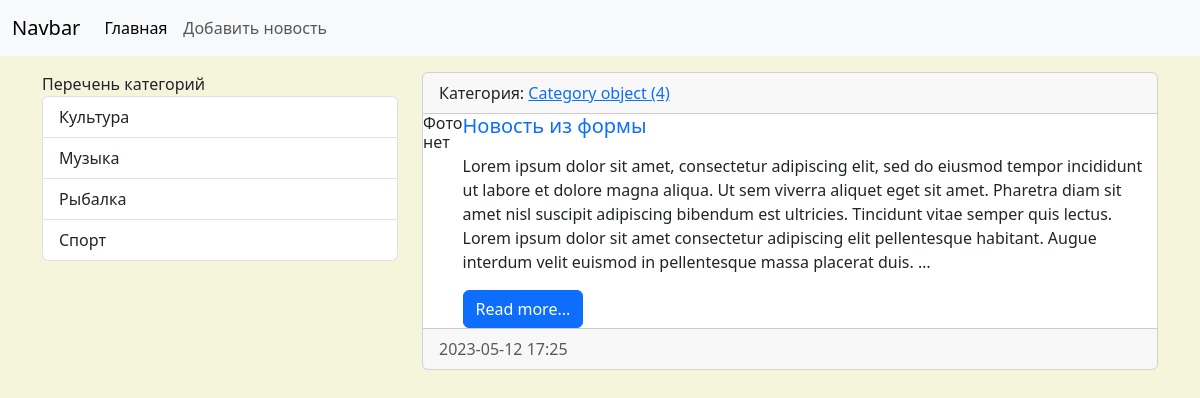
The app's page /news/news/5 with its own data.
### News/models.py (models this page shows, shortened)
class Category(models.Model):
    title = models.CharField(max_length=150, db_index=True, verbose_name='Категория')
    def get_absolute_url(self):
        return reverse_lazy('Category', kwargs={'category_id': self.pk})
    class Meta:
        verbose_name = 'Категория'
        verbose_name_plural = 'Категории'
        ordering = ['title']

class News(models.Model):
    title = models.CharField(max_length=150, verbose_name='Заголовок')
    content = models.TextField(blank=True, verbose_name='Текст')
    created_at = models.DateTimeField(auto_now_add=True, verbose_name='Время создания')
    updated_at = models.DateTimeField(auto_now=True, verbose_name='Время изменения')
    photo = models.ImageField(upload_to='media/%Y/%m/%d', verbose_name='Фото')
    is_published = models.BooleanField(default=True, verbose_name='Публикация')
    category = models.ForeignKey('Category', on_delete=models.PROTECT, null=True, verbose_name='Категория')
    class Meta:
        verbose_name='Новость'
        verbose_name_plural='Новости'
        ordering = ['-created_at']

### News/views.py (the view)
# urls.py: path('news/<int:news_id>', view_news, name='View_news'),
def view_news(request, news_id):
    news_i = get_object_or_404(News, pk=news_id)
    context = {
        'news_i': news_i
    }
    return render(request, 'News/view_news.html', context=context)

### News/templatetags/news_tags.py (called while the page is built)
@register.simple_tag(name='get_list_categories')
def get_categories():
    return Category.objects.all()

@register.inclusion_tag('News/list_categories.html')
def show_categories(arg1='Перечень', arg2='категорий'):
    categories = Category.objects.all()
    return {'categories': categories, 'arg1': arg1, 'arg2': arg2}

### News/templates/News/view_news.html (shortened to what this page needs)
{% extends 'base.html' %}
{% block sidebar %}
    {% include 'inc/_sidebar.html' %}
{% endblock %}
{% block content %}
    <div class="card mb-3">
        <div class="card-header">
            Категория: <a href="{{ i.category.get_absolute_url }}"> {{news_i.category}} </a>
        </div>
        <div class="media" style="display: flex">
            <div class="media-photo">
                {% if i.photo %}
                <img src="{{ news_i.photo.url }}" class="mr-3" width="350" alt="Photo">
                {% else %}
                <h6> Фото нет </h6>
                {% endif %}
            </div>
            <div class="media-body">
                <h5 class="card-title {% cycle 'text-primary' 'text-success' 'text-danger' %}">{{news_i.title}}</h5>
                {% autoescape off %}
                <p class="card-text">{{news_i.content|truncatewords:60|linebreaks }}</p>
                {% endautoescape %}
                <a href="#" class="btn btn-primary">Read more...</a>
            </div>
        </div>
        <div class="card-footer text-body-secondary">
            {{ news_i.created_at|date:'Y-m-d H:i' }}
        </div>
    </div>
{% endblock %}

### News/templates/News/list_categories.html
{% load news_tags %}
<div class="list-group">
    {{ arg1 }} {{ arg2 }}
    {% for cat in categories %}
        <a href="{{ cat.get_absolute_url }}" class="list-group-item list-group-item-action">{{ cat.title }}</a>
    {% endfor %}
</div>

### NewsPoject/static/css/style.css (style rules this page uses)
body { background-color: beige; }

### records on screen
Category: title "Культура"
Category: title "Музыка"
Category: title "Рыбалка"
Category: title "Спорт"
News: category "Category object (4)", title "Новость из формы", content "Lorem ipsum dolor sit amet, consectetur adipiscing elit, sed do eiusmod tempor incididunt ut labore et dolore magna aliqua. Ut sem viverra aliquet eget sit amet. Pharetra diam sit amet nisl suscipit adipiscing bibendum est ultricies. Tincidunt vitae semper quis lectus. Lorem ipsum dolor sit amet consectetur adipiscing elit pellentesque habitant. Augue interdum velit euismod in pellentesque massa placerat duis. …", created_at "2023-05-12 17:25"

### other values on screen
{{ arg1 }} "Перечень"
{{ arg2 }} "категорий"
